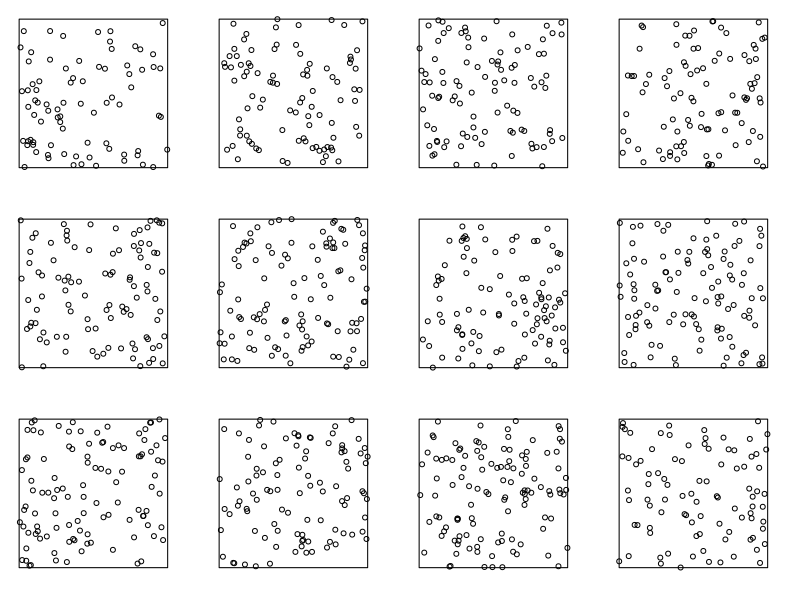
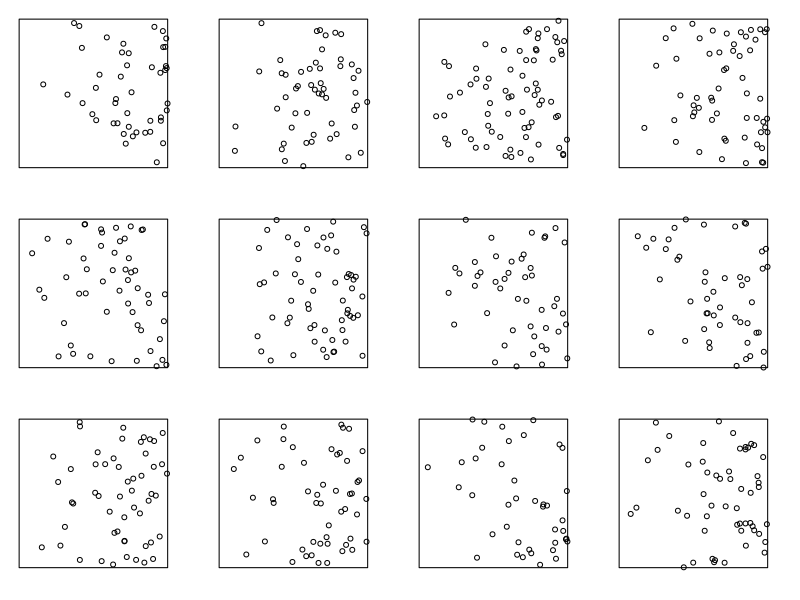
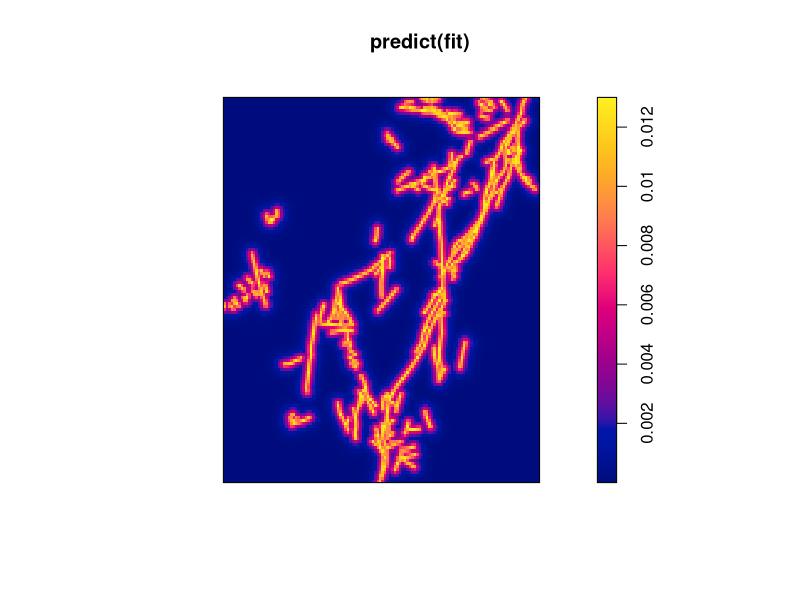
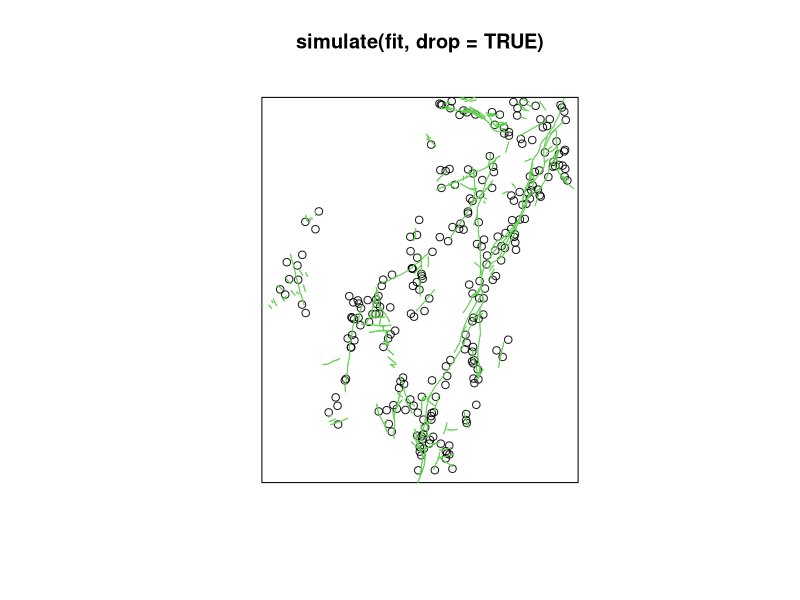
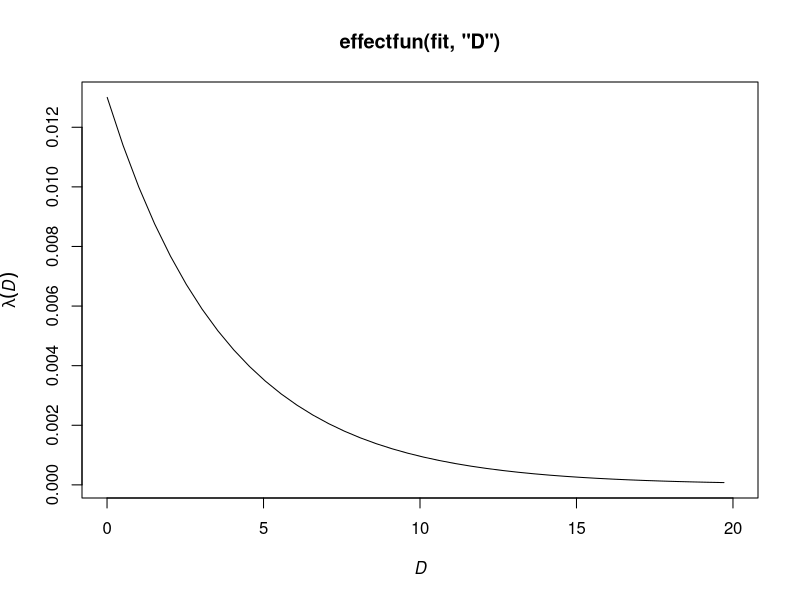
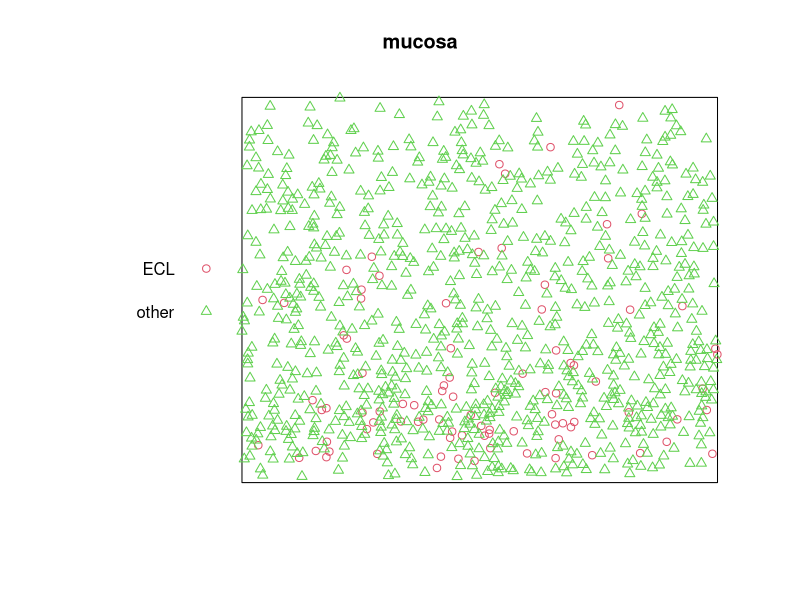
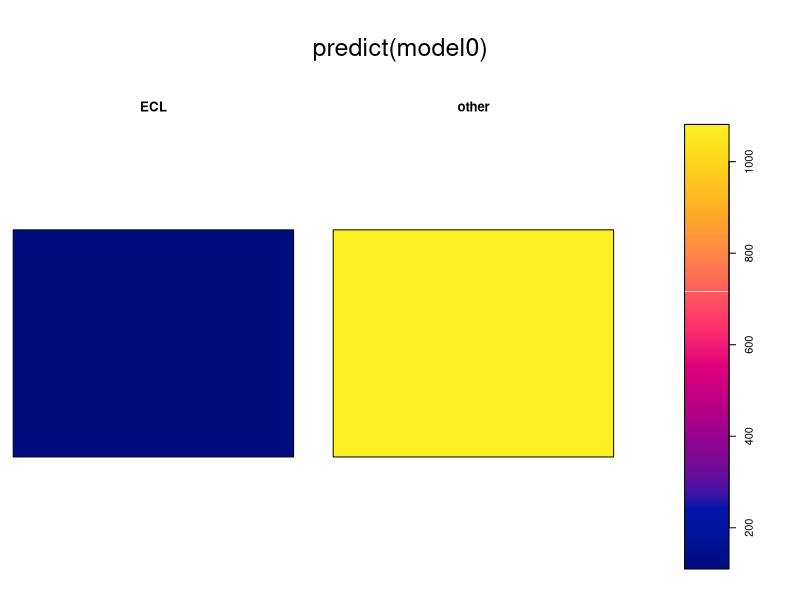
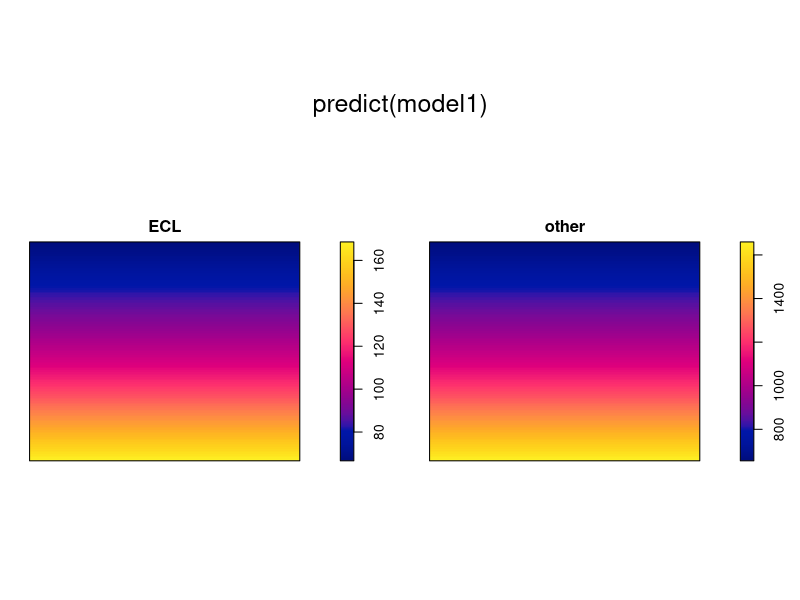

These charts were generated, in order, by the following R code:
## ---- chunk 1
library(spatstat)
## ---- chunk 2
plot(rpoispp(100, nsim=12), main="", main.panel="")
## ---- chunk 3
lam <- function(x,y) { 100 * x}
plot(rpoispp(lam, nsim=12), main="", main.panel="")
## ---- chunk 4
X <- murchison$gold
L <- murchison$faults
X <- rescale(X, 1000, "km")
L <- rescale(L, 1000, "km")
D <- distfun(L)
fit <- ppm(X ~ D)
## ---- chunk 5
fit
coef(fit)
confint(fit)
anova(fit, test="Chi")
plot(predict(fit))
## ---- chunk 6
plot(simulate(fit, drop=TRUE))
plot(L, add=TRUE, col=3)
## ---- chunk 7
plot(effectfun(fit, "D"), xlim=c(0, 20))
## ---- chunk 8
mucosa
plot(mucosa, cols=c(2,3))
## ---- chunk 9
model0 <- ppm(mucosa ~ marks)
model0
coef(model0)
plot(predict(model0), equal.ribbon=TRUE)
## ---- chunk 10
model1 <- ppm(mucosa ~ marks + y)
model1
coef(model1)
plot(predict(model1))
## ---- chunk 11
plot(effectfun(model1, "y", marks="other"), log(.y) ~ .x, ylim=c(4,8), col=2, main="")
plot(effectfun(model1, "y", marks="ECL"), add=TRUE, col=3, log(.y) ~ .x)
legend("bottomleft", lwd=c(1,1), col=c(2,3), legend=c("other", "ECL"))
## ---- chunk 12
model2 <- ppm(mucosa ~ marks * y)
model2
coef(model2)
plot(predict(model2))
## ---- chunk 13
plot(effectfun(model2, "y", marks="other"), log(.y) ~ .x, col=2, ylim=c(2,8), main="")
plot(effectfun(model2, "y", marks="ECL"), add=TRUE, col=3, log(.y) ~ .x)
legend("bottomleft", lwd=c(1,1), col=c(2,3), legend=c("other", "ECL"))
## ---- chunk 14
plot(relrisk(model2, casecontrol=FALSE))
## ---- chunk 15
nullmodel <- ppm(mucosa ~ marks + polynom(x, y, 2))
altmodel <- ppm(mucosa ~ marks * polynom(x, y, 2))
anova(nullmodel, altmodel, test="Chi")
